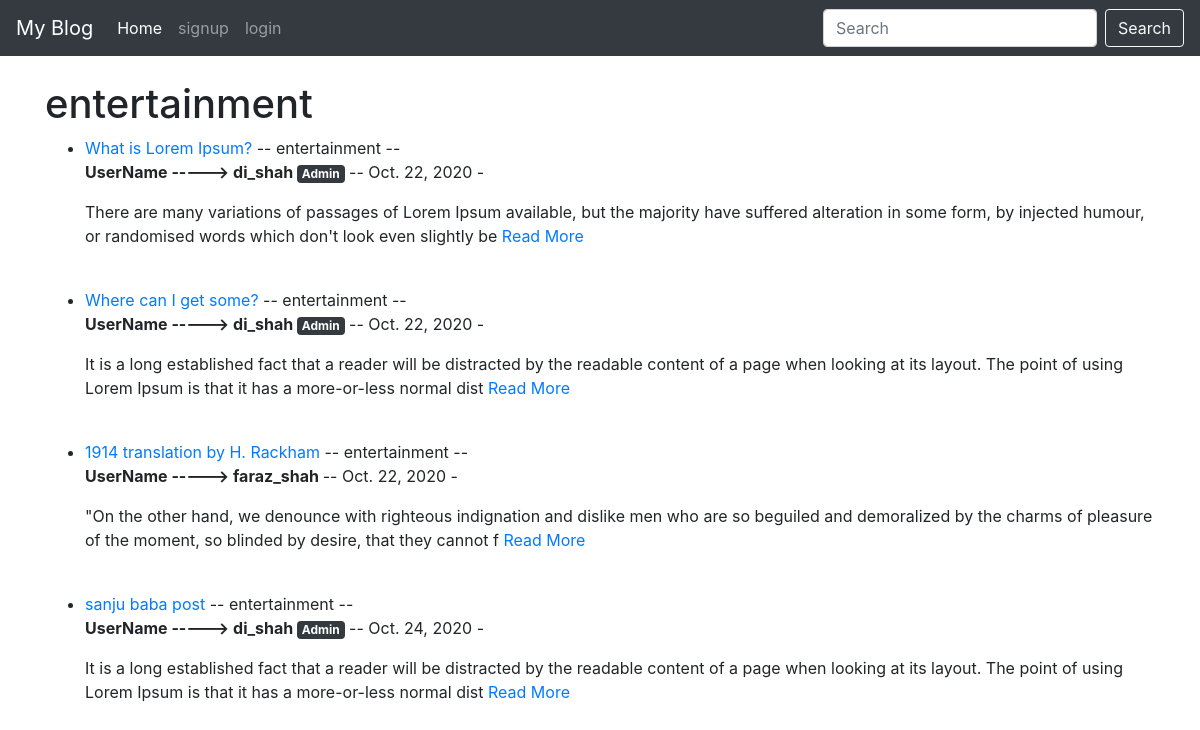
The page /category/entertainment/ on the database its author committed.
### myblog/models.py (models this page shows, shortened)
class Post(models.Model):
    title = models.CharField(max_length=255)
    images = models.ImageField(null=True, blank=True, upload_to="images/")
    category = models.CharField(max_length=255, default='coding')
    author = models.ForeignKey(settings.AUTH_USER_MODEL, on_delete=models.CASCADE, null=True, blank=True)
    body = RichTextField(blank=True, null=True)
    post_date = models.DateField(auto_now_add=True)
    likes = models.ManyToManyField(User, related_name='blog_posts')

### myblog/views.py (the view)
# urls.py: path('category/<str:cats>/',CategoryView, name="category_view"),
def CategoryView(request, cats):
    category_post = Post.objects.filter(category=cats.replace('-',' '))
    context = {
        'cats'              : cats,
        'category_post'     : category_post
    }
    return render(request, 'category_view.html', context)

### templates/category_view.html (shortened to what this page needs)
{% extends 'base.html' %}
{% block content %}
{% if  category_post %}
    <h1> {{ cats }} </h2>
    <ul>
    {% for post in category_post %}
        <li><a href="{% url 'article_detail' post.pk %}">{{ post.title }}</a> --
        {{ post.category }} -- <p><b> UserName -----> {{ post.author|default_if_none:"Anonymous User"}} {% if post.author.is_staff %}<span class="badge badge-dark">Admin</span>{% endif %}</b> -- {{ post.post_date }} -
        {{ post.body| slice:":200"|safe }} <a href="{% url 'article_detail' post.pk %}" class="nav-toggle">Read More</a></li>
        <br/>
    {% endfor %}
    </ul>
{% else %}
    <h3> sorry page does not exsist..... </h3>
{% endif %}
{% endblock %}

### rows shown on the page
Post: title "What is Lorem Ipsum?", category "entertainment", author "di_shah", shows "Admin", post_date "Oct. 22, 2020", body "There are many variations of passages of Lorem Ipsum available, but the majority have suffered alteration in some form, by injected humour, or randomised words which don't look even slightly be"
Post: title "Where can I get some?", category "entertainment", author "di_shah", shows "Admin", post_date "Oct. 22, 2020", body "It is a long established fact that a reader will be distracted by the readable content of a page when looking at its layout. The point of using Lorem Ipsum is that it has a more-or-less normal dist"
Post: title "1914 translation by H. Rackham", category "entertainment", author "faraz_shah", post_date "Oct. 22, 2020", body "\"On the other hand, we denounce with righteous indignation and dislike men who are so beguiled and demoralized by the charms of pleasure of the moment, so blinded by desire, that they cannot f"
Post: title "sanju baba post", category "entertainment", author "di_shah", shows "Admin", post_date "Oct. 24, 2020", body "It is a long established fact that a reader will be distracted by the readable content of a page when looking at its layout. The point of using Lorem Ipsum is that it has a more-or-less normal dist"

### other values the page prints
{{ cats }} "entertainment"
